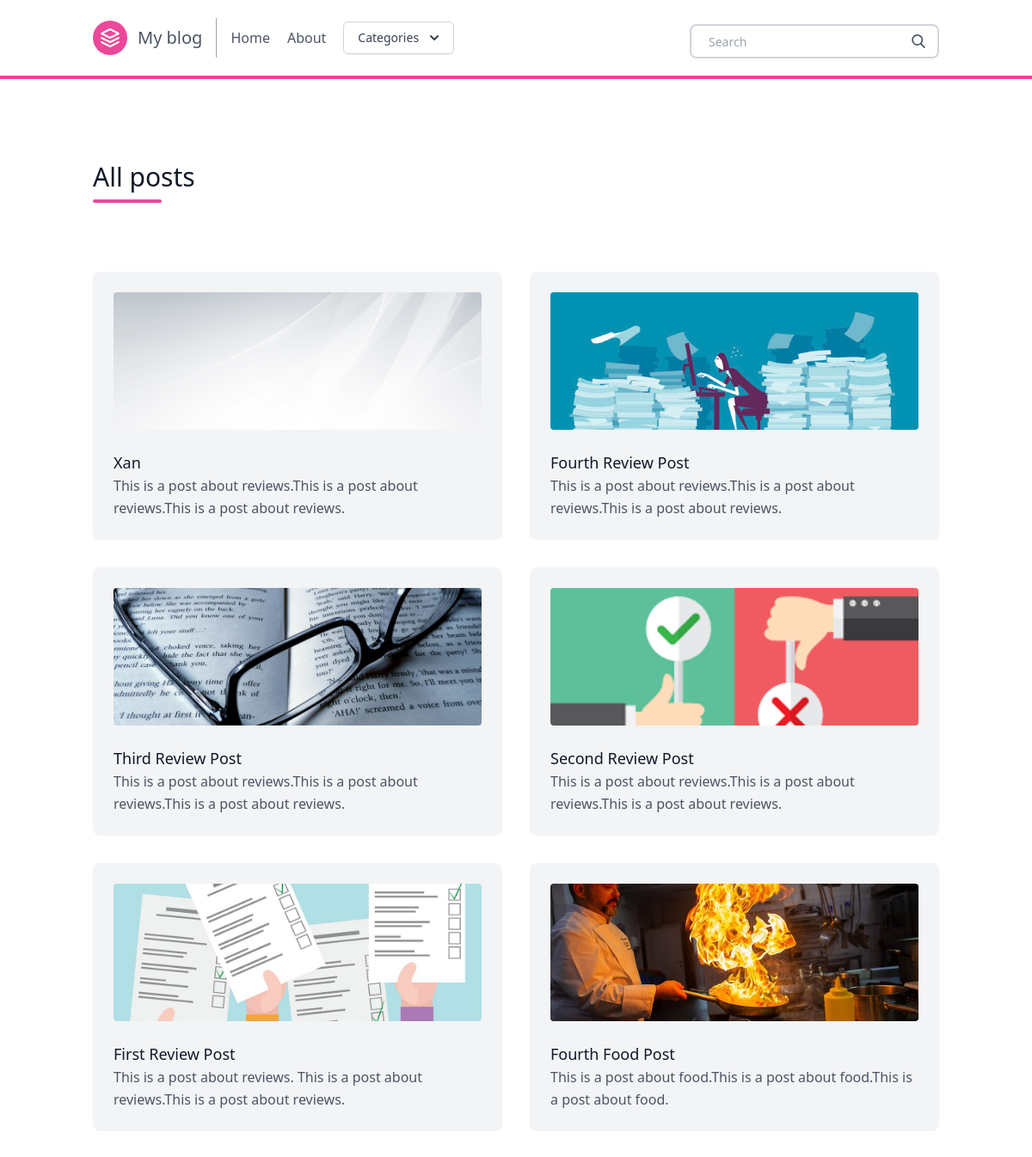
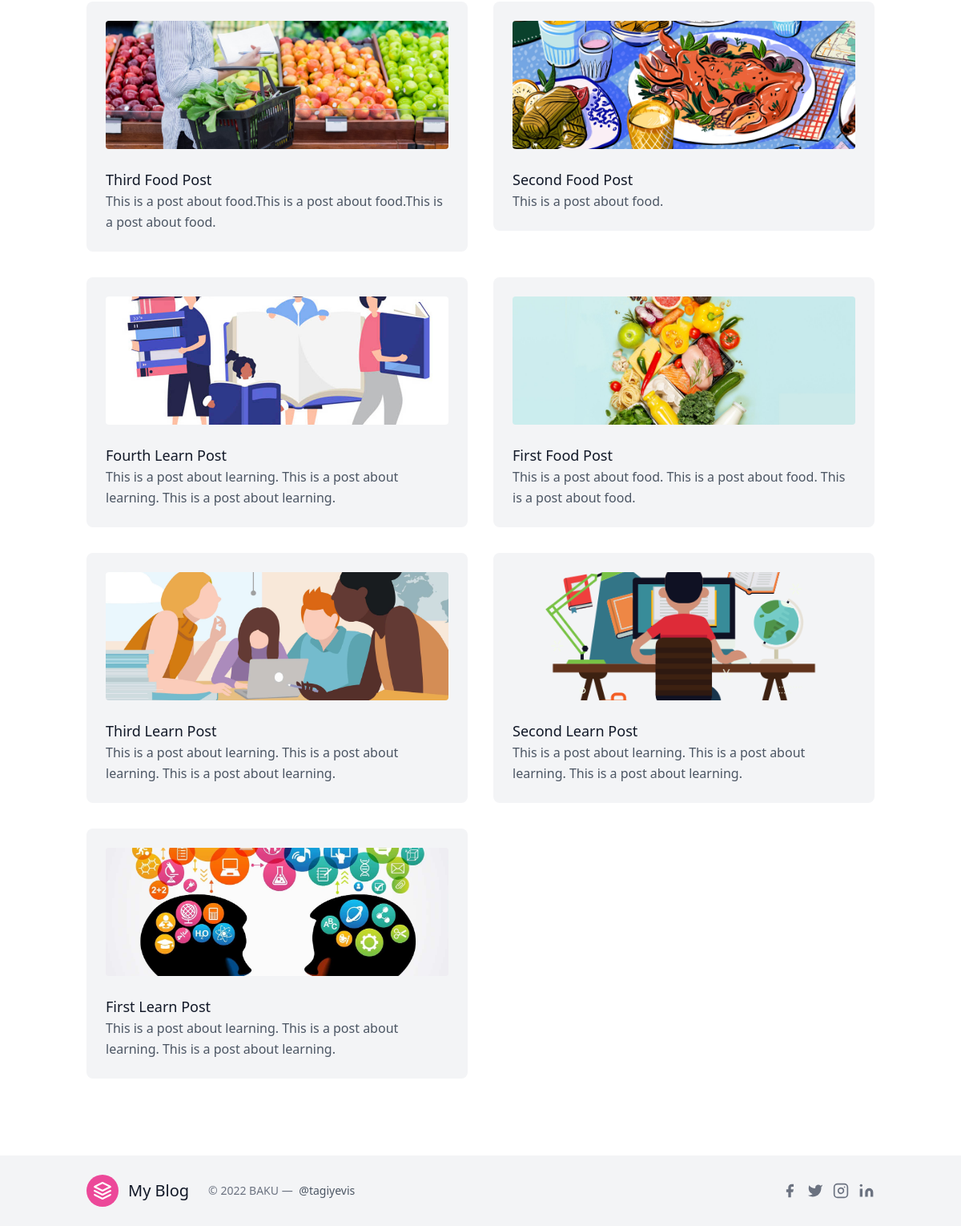
/posts/, run on the app's committed database (2 pictures, top to bottom).
### posts/models.py (models this page shows, shortened)
class Post(models.Model):
    title = models.CharField(max_length=100)
    slug = models.SlugField()
    overview = models.TextField()
    timestamp = models.DateTimeField(auto_now_add=True)
    content = models.TextField()
    author = models.ForeignKey(Author, on_delete=models.CASCADE)
    thumbnail = models.ImageField()
    categories = models.ManyToManyField(Category)
    featured = models.BooleanField()

### posts/views.py (the view)
# urls.py: path('posts/', allposts, name = 'allposts'),
def allposts(request):
    posts = Post.objects.order_by('-timestamp')
    context = {
        'posts': posts,
    }
    return render(request, 'all_posts.html', context)

### posts/templatetags/markdown_extras.py (called while the page is built)
@register.simple_tag
def get_categories():
    return Category.objects.all()[0:3]

### templates/all_posts.html (shortened to what this page needs)
{% extends 'base.html' %}
{% block content %}
<section class="text-gray-600 body-font">
    <div class="container px-5 py-24 mx-auto">
      <div class="flex flex-wrap w-full mb-20">
        <div class="lg:w-1/2 w-full mb-6 lg:mb-0">
          <h1 class="sm:text-3xl text-2xl font-medium title-font mb-2 text-gray-900">
            All posts </h1>
          <div class="h-1 w-20 bg-pink-500 rounded"></div>
        </div>
      </div>
      <div class="flex flex-wrap -m-4">
       {% for post in posts %}
        <div class="xl:w-1/4 md:w-1/2 p-4">
          <div class="bg-gray-100 p-6 rounded-lg">
            <img class="h-40 rounded w-full object-cover object-center mb-6" src="{{ post.thumbnail.url }}" alt="content">
            <a href="{% url 'post' post.slug %}" h2 class="text-lg text-gray-900 font-medium title-font mb-4">
              {{ post.title }}</a>
            <p class="leading-relaxed text-base">
              {{ post.overview }}</p>
          </div>
        </div>
       {% endfor %}
      </div>
    </div>
</section>
{% endblock content %}

### templates/base.html (shortened to what this page needs)
{% load static %}
<!doctype html>
<html>
  <head>
  <script src="https://cdn.tailwindcss.com"></script>
  </head>
  <body>
    {% include "navbar.html" %}
    {% block content %}
    {% endblock content %}
    {% include "footer.html" %}
  </body>
</html>

### templates/navbar.html (shortened to what this page needs)
{% load markdown_extras %}
    <header class="border-b-4 border-pink-500 text-gray-600 body-font">
    <div class="container mx-auto flex flex-wrap p-5 flex-col md:flex-row items-center">
      <a class="flex title-font font-medium items-center text-gray-900 mb-4 md:mb-0">
        <svg xmlns="http://www.w3.org/2000/svg" fill="none" stroke="currentColor" stroke-linecap="round" stroke-linejoin="round" stroke-width="2" class="w-10 h-10 text-white p-2 bg-pink-500 rounded-full" viewBox="0 0 24 24">
          <path d="M12 2L2 7l10 5 10-5-10-5zM2 17l10 5 10-5M2 12l10 5 10-5"></path>
        </svg>
        <a href="{% url 'homepage' %}" class="ml-3 text-xl">
          My blog</a>
      </a>
      <nav class="md:mr-auto md:ml-4 md:py-1 md:pl-4 md:border-l md:border-gray-400	flex flex-wrap items-center text-base justify-center">
        <a href="{% url 'homepage' %}" class="mr-5 hover:text-gray-900 rounded-lg hover:bg-pink-200 inline-flex items-center">
          Home
        </a>
        <a href="{% url 'about' %}" class="mr-5 hover:text-gray-900 rounded-lg hover:bg-pink-200 inline-flex items-center">
          About
        </a>
<div x-data="{ open: false }" class="relative inline-block text-left">
  <div>
    <button @click="open = ! open" type="button" class="inline-flex justify-center w-full rounded-md border border-gray-300 shadow-sm px-4 py-2 bg-white text-sm font-medium text-gray-700 hover:bg-gray-50 focus:outline-none focus:ring-2 focus:ring-offset-2 focus:ring-offset-gray-100 focus:ring-indigo-500" id="menu-button" aria-expanded="true" aria-haspopup="true">
      Categories
      <svg class="-mr-1 ml-2 h-5 w-5" xmlns="http://www.w3.org/2000/svg" viewBox="0 0 20 20" fill="currentColor" aria-hidden="true">
        <path fill-rule="evenodd" d="M5.293 7.293a1 1 0 011.414 0L10 10.586l3.293-3.293a1 1 0 111.414 1.414l-4 4a1 1 0 01-1.414 0l-4-4a1 1 0 010-1.414z" clip-rule="evenodd" />
      </svg>
    </button>
  </div>
</div>
      </nav>
      <form action ="{% url 'search' %}" class ="search-form">
        <div class="pt-2 relative mx-auto text-gray-600">
          <input class="border-2 border-gray-300 bg-white h-10 px-5 pr-16 rounded-lg text-sm focus:outline-none"
            type="text" name="q" placeholder="Search">
          <button type="submit" class="absolute right-0 top-0 mt-5 mr-4">
          </button>
        </div>
      </form>
    </div>
    </header>

### templates/footer.html (shortened to what this page needs)
<div class="bg-gray-100">
  <div class="container px-5 py-6 mx-auto flex items-center sm:flex-row flex-col">
    <a class="flex title-font font-medium items-center md:justify-start justify-center text-gray-900">
      <svg xmlns="http://www.w3.org/2000/svg" fill="none" stroke="currentColor" stroke-linecap="round"
        stroke-linejoin="round" stroke-width="2" class="w-10 h-10 text-white p-2 bg-pink-500 rounded-full"
        viewBox="0 0 24 24">
        <path d="M12 2L2 7l10 5 10-5-10-5zM2 17l10 5 10-5M2 12l10 5 10-5"></path>
      </svg>
      <span class="ml-3 text-xl">My Blog</span>
    </a>
    <p class="text-sm text-gray-500 sm:ml-6 sm:mt-0 mt-4">© 2022 BAKU —
      <a href="https://twitter.com/knyttneve" rel="noopener noreferrer" class="text-gray-600 ml-1"
        target="_blank">@tagiyevis</a>
    </p>
    <span class="inline-flex sm:ml-auto sm:mt-0 mt-4 justify-center sm:justify-start">
      <button class="text-gray-500">
        <svg fill="currentColor" stroke-linecap="round" stroke-linejoin="round" stroke-width="2" class="w-5 h-5"
          viewBox="0 0 24 24">
          <path d="M18 2h-3a5 5 0 00-5 5v3H7v4h3v8h4v-8h3l1-4h-4V7a1 1 0 011-1h3z"></path>
        </svg>
      </button>
      <button class="ml-3 text-gray-500">
        <svg fill="currentColor" stroke-linecap="round" stroke-linejoin="round" stroke-width="2" class="w-5 h-5"
          viewBox="0 0 24 24">
          <path
            d="M23 3a10.9 10.9 0 01-3.14 1.53 4.48 4.48 0 00-7.86 3v1A10.66 10.66 0 013 4s-4 9 5 13a11.64 11.64 0 01-7 2c9 5 20 0 20-11.5a4.5 4.5 0 00-.08-.83A7.72 7.72 0 0023 3z">
          </path>
        </svg>
      </button>
      <button class="ml-3 text-gray-500">
        <svg fill="none" stroke="currentColor" stroke-linecap="round" stroke-linejoin="round" stroke-width="2"
          class="w-5 h-5" viewBox="0 0 24 24">
          <rect width="20" height="20" x="2" y="2" rx="5" ry="5"></rect>
          <path d="M16 11.37A4 4 0 1112.63 8 4 4 0 0116 11.37zm1.5-4.87h.01"></path>
        </svg>
      </button>
      <button class="ml-3 text-gray-500">
        <svg fill="currentColor" stroke="currentColor" stroke-linecap="round" stroke-linejoin="round" stroke-width="0"
          class="w-5 h-5" viewBox="0 0 24 24">
          <path stroke="none" d="M16 8a6 6 0 016 6v7h-4v-7a2 2 0 00-2-2 2 2 0 00-2 2v7h-4v-7a6 6 0 016-6zM2 9h4v12H2z">
          </path>
          <circle cx="4" cy="4" r="2" stroke="none"></circle>
        </svg>
      </button>
    </span>
  </div>
</div>

### data on the page
Post: thumbnail (picture), title "Xan", overview "This is a post about reviews.This is a post about reviews.This is a post about reviews."
Post: thumbnail (picture), title "Fourth Review Post", overview "This is a post about reviews.This is a post about reviews.This is a post about reviews."
Post: thumbnail (picture), title "Third Review Post", overview "This is a post about reviews.This is a post about reviews.This is a post about reviews."
Post: thumbnail (picture), title "Second Review Post", overview "This is a post about reviews.This is a post about reviews.This is a post about reviews."
Post: thumbnail (picture), title "First Review Post", overview "This is a post about reviews. This is a post about reviews.This is a post about reviews."
Post: thumbnail (picture), title "Fourth Food Post", overview "This is a post about food.This is a post about food.This is a post about food."
Post: thumbnail (picture), title "Third Food Post", overview "This is a post about food.This is a post about food.This is a post about food."
Post: thumbnail (picture), title "Second Food Post", overview "This is a post about food."
Post: thumbnail (picture), title "Fourth Learn Post", overview "This is a post about learning. This is a post about learning. This is a post about learning."
Post: thumbnail (picture), title "First Food Post", overview "This is a post about food. This is a post about food. This is a post about food."
Post: thumbnail (picture), title "Third Learn Post", overview "This is a post about learning. This is a post about learning. This is a post about learning."
Post: thumbnail (picture), title "Second Learn Post", overview "This is a post about learning. This is a post about learning. This is a post about learning."
Post: thumbnail (picture), title "First Learn Post", overview "This is a post about learning. This is a post about learning. This is a post about learning."
